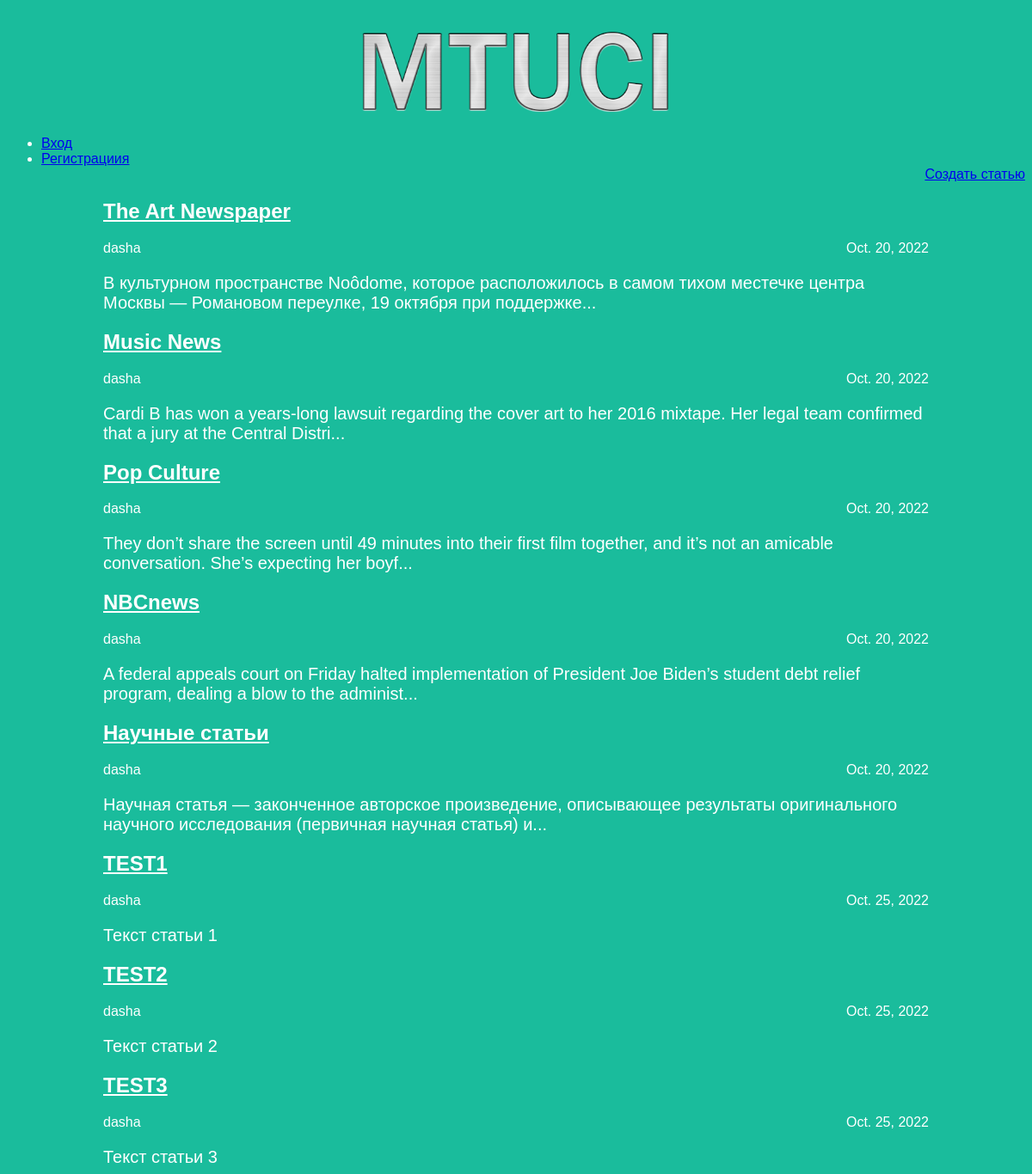
The page / on the database its author committed.
### articles/models.py (models this page shows, shortened)
class Article(models.Model):
    title = models.CharField(max_length=200)
    author = models.ForeignKey(User, on_delete=models.CASCADE)
    text = models.TextField()
    created_date = models.DateField(auto_now_add=True)
    def get_excerpt(self):
        return self.text[:140] + "..." if len(self.text) > 140 else self.text

### articles/views.py (the view)
# urls.py: path('', views.archive, name='archive'),
def archive(request):
    if request.user.is_authenticated:
        link_list = [
            {"text": "Выход из аккаунта", "ref": "/logout"},
            {"text": "Создать статью", "ref": "article/new"}
        ]
    else:
        link_list = [
            {"text": "Вход", "ref": "/login"},
            {"text": "Регистрация", "ref": "/register"}
        ]
    return render(request, 'archive.html', {"posts": Article.objects.all(), "links": link_list})

### articles/templates/archive.html (shortened to what this page needs)
<!DOCTYPE html>
<html>
    <head>
        <link rel="stylesheet" href="{{ STATIC_URL }}/static/css/article.css">
    </head>
    <body>
        <div class="header">
            <img src="{{ STATIC_URL }}/static/111.png" />
            <ul id="navbar">
                <li><a href="login/">Вход</a></li>
                <li><a href="register/">Регистрациия</a></li>
            </ul>
        </div>
        <div class="create-post" align="right">
            <a href="/article/new">Создать статью</a>
        </div>
        <div class="archive">
            {% for post in posts %}
                <div class="one-post">
                    <h2 class="post-title">
                        <a href="/article/{{post.id}}">{{ post.title }}</h2></a>
                    <div class="article-info">
                    <div class="article-author">{{ post.author.username }}</div>
                    <div class="article-created-date">{{ post.created_date }}</div>
                    </div>
                    <p class="article-text">{{ post.get_excerpt }}</p>
                </div>
            {% endfor %}
        </div>
    </body>
</html>

### articles/static/css/article.css (style rules this page uses)
.archive { width: 960px; margin-left: auto; margin-right: auto; }
.post-title a { color: #ffffff; }
.article-author { width: 50%; float: left; }
.article-created-date { text-align: right; }
.header img { display: block; height: 150px; width: 400px; margin-left: auto; margin-right: auto; }
body { background: #1abc9c; font-family: Arial; color: #ffffff ; }
p, h4 { width: 960px; font-size: 20px; margin-bottom: 0; color: #ffffff; margin-left: auto; margin-right: auto; }
ul, ol { margin: 0; }
img { display: block; height: 150px; width: 400px; margin-left: auto; margin-right: auto; }

### rows shown on the page
Article: title "The Art Newspaper", author.username "dasha", created_date "Oct. 20, 2022", get_excerpt "В культурном пространстве Noôdome, которое расположилось в самом тихом местечке центра Москвы — Романовом переулке, 19 октября при поддержке..."
Article: title "Music News", author.username "dasha", created_date "Oct. 20, 2022", get_excerpt "Cardi B has won a years-long lawsuit regarding the cover art to her 2016 mixtape. Her legal team confirmed that a jury at the Central Distri..."
Article: title "Pop Culture", author.username "dasha", created_date "Oct. 20, 2022", get_excerpt "They don’t share the screen until 49 minutes into their first film together, and it’s not an amicable conversation. She’s expecting her boyf..."
Article: title "NBCnews", author.username "dasha", created_date "Oct. 20, 2022", get_excerpt "A federal appeals court on Friday halted implementation of President Joe Biden’s student debt relief program, dealing a blow to the administ..."
Article: title "Научные статьи", author.username "dasha", created_date "Oct. 20, 2022", get_excerpt "Научная статья — законченное авторское произведение, описывающее результаты оригинального научного исследования (первичная научная статья) и..."
Article: title "TEST1", author.username "dasha", created_date "Oct. 25, 2022", get_excerpt "Текст статьи 1"
Article: title "TEST2", author.username "dasha", created_date "Oct. 25, 2022", get_excerpt "Текст статьи 2"
Article: title "TEST3", author.username "dasha", created_date "Oct. 25, 2022", get_excerpt "Текст статьи 3"
